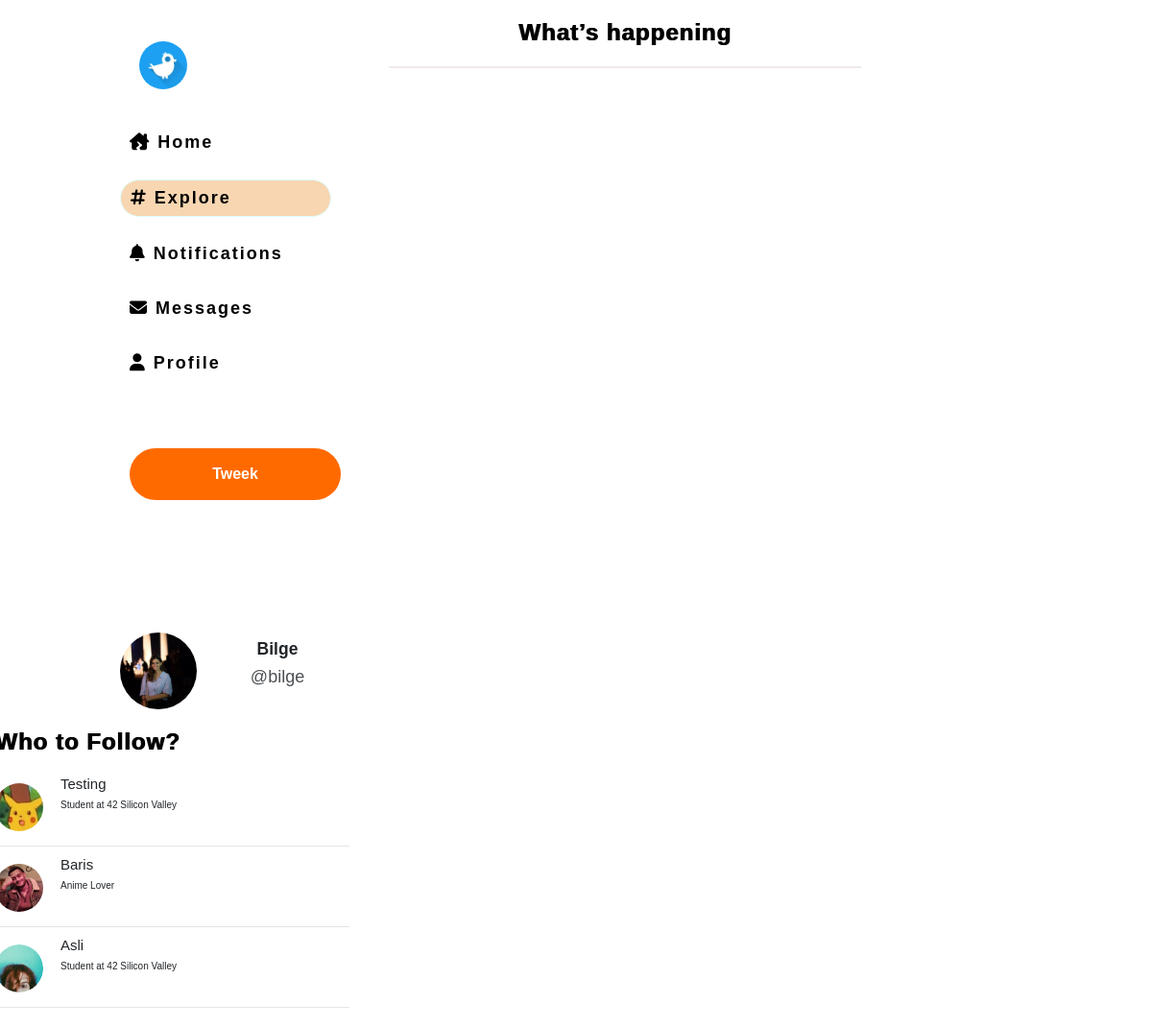
Page /explore (signed in) on the committed database.
### network/models.py (models this page shows)
class User(AbstractUser):
    pass

class UserProfile(models.Model):
    user = models.OneToOneField(User, related_name='profile', unique=True,
                                 on_delete=models.CASCADE)
    image = models.ImageField(upload_to="profile_image", blank=True,null=True)
    description = models.CharField(blank=True,max_length=100)
    city = models.CharField(max_length=64)
    firstname = models.CharField(max_length=64)

### network/views.py (the view)
# urls.py: path("explore",views.explore,name="explore"),
def explore(request):
    user = request.user
    count = UserProfile.objects.count()
    profiles = UserProfile.objects.all().order_by('?')[0:3]
    return render(request, "network/explore.html",{"name" : user.profile.firstname,"profiles":profiles,
        "trends":trends_result[0]["trends"]})

### network/templates/network/explore.html (shortened to what this page needs)
{% load static %}
<!DOCTYPE html>
<html lang="en">
    <head>
        <link rel="stylesheet" href="https://maxcdn.bootstrapcdn.com/bootstrap/3.3.6/css/bootstrap.min.css">
        <link rel="stylesheet" href="https://stackpath.bootstrapcdn.com/bootstrap/4.4.1/css/bootstrap.min.css">
        <link href="{% static 'network/styles.css' %}?version=1" rel="stylesheet">
    </head>
    <body>
              <div class="row">
                <div style="width: 400px;">
                  <ul class="nav flex-column" style="width:fit-content">
                    <div style="margin-left: 120px;">
                      <li class="logo">
                         <a class="nav-link" href="{% url 'index' %}">  <img class="rounded-circle" alt="logo">
                  </a>
                  <br><br><br><br>
                </li>
                      <li class="nav-items">
                          <a class="nav-link" href="{% url 'index' %}"> <i class="fas fa-house-damage"></i> Home</a>
                      </li>
                      <li class="nav-items active">
                          <a class="nav-link" href="{% url 'explore' %}"> <i class="fa fa-hashtag" aria-hidden="true"></i> Explore </a>
                      </li>
                      <li class="nav-items ">
                        <a class="nav-link" href="{% url 'notifications' %}"><i class="fas fa-bell"></i> Notifications</a>
                      </li>
                      <li class="nav-items">
                        <a class="nav-link" href="{% url 'inbox'%}"> <i class="fas fa-envelope"></i> Messages</a>
                      </li>
                      <li class="nav-items">
                        <a class="nav-link" href="{% url 'profile' %}"> <i class="fas fa-user"></i> Profile</a>
                      </li>
                    </div>
                   <button class="tweekbutton" id="myBtn">Tweek</button>
                       <div class="dropdown">
                    <button onclick="myFunction()" class="profilebutton" id="prbut"><img src="{{ user.profile.image.url | default:'media/profile_image/egg.jpg'}}" alt ="pp" class="rounded-circle" style="width:80px;height:80px;float:left;"><h3 class="pr">
                        {{ name | title }} </h6> <p class ="username"> @{{user.username}} </p> </button>
                      </div>
                </div>
                    <div style="width:40%;margin:20px;">
                        <h5 class="baslik" style="text-align: center;"> What’s happening </h5>
                     <br>
                        <div class="post">
                      </div>
                      </div>
                      <div style="display: block; width:30%;margin:10px;">
                      <h1 class="baslik"> Who to Follow? </h1>
                      <br>
                      {% for pr in profiles %}
                      {% if pr.user.id != user.id %}
                        <a href="{% url 'other_profiles' pr.user.username %}"><img src="{{pr.image.url}}" class="rounded-circle"></a>
                        <h4> {{pr.firstname}}</h4>
                        <p> {{pr.description}}</p>
                     <br>
                     <hr>
                     {% endif %}
                     {% endfor %}
                    </div>
    </body>
</html>

### network/static/network/styles.css (style rules this page uses)
body { font-family: “Helvetica Neue”,Helvetica,Arial,sans-serif; }
.nav-items { font-size:large; font-weight: bold; letter-spacing:2px; margin:20px; font-family: Arial, Helvetica, sans-serif; }
.logo { margin:30px; }
.active { color: white; background-color: #f7d6b1; border-radius: 25px; border: 1px solid lightcyan; }
.nav-link { color:black; }
.baslik { font-size: x-large; font-weight:bold; letter-spacing:1px; text-shadow: 1px 0; color:#000000; }
.dropdown { margin-top: 80px; margin-left: 130px; }
.tweekbutton { margin-top: 50px; margin-bottom: 40px; margin-left: 20px; width: 220px; padding: 15px; border-radius: 55px; background-color: #ff6a00; font-size: medium; font-weight:bold; color: white; border:none; }
.profilebutton { border-radius: 25px; width:250px; border: none; outline: none; background-color: white; padding: 10px; }
.username { font-weight: lighter; font-size:large; opacity:0.8; display: block; }
.rounded-circle { width:50px; height:50px; margin-top: 8px; margin-right: 18px; float: left; }
.pr { font-weight: bold; margin-top: 15px; }
.tweetsec, .post { border: 1px solid rgb(240, 233, 233); }
#myBtn { margin-left:150px; }

### rows in the picture
User: profile.image (picture), username "bilge"
UserProfile: firstname "Bilge"
UserProfile: image (picture), firstname "Testing", description "Student at 42 Silicon Valley"
UserProfile: image (picture), firstname "Baris", description "Anime Lover"
UserProfile: image (picture), firstname "Asli", description "Student at 42 Silicon Valley"
